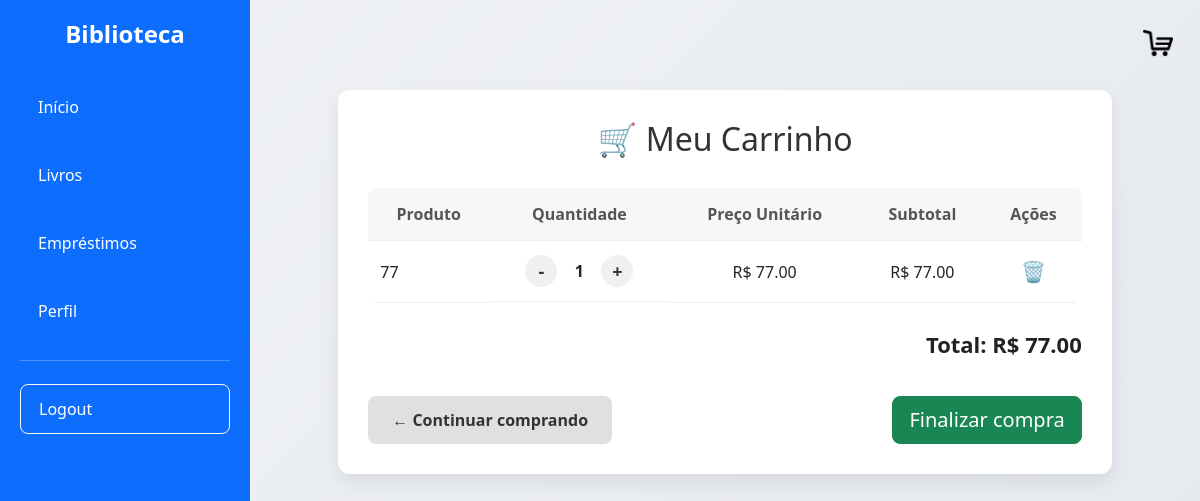
Screenshot of /carrinho (signed in) with the database file from the repository.
### models/itemcarrinho.py (models this page shows)
class ItemCarrinho(db.Model):
    __tablename__ = 'item_carrinho'
    id = db.Column(db.Integer, primary_key=True)
    usuario_id = db.Column(db.Integer, db.ForeignKey('tb_usuarios.usu_id'), nullable=False)
    nome = db.Column(db.String(100), nullable=False)
    quantidade = db.Column(db.Integer, nullable=False)
    preco_unitario = db.Column(db.Float, nullable=False)
    @property
    def subtotal(self):
        return self.quantidade * self.preco_unitario

### controllers/car.py (the view)
@carrinho_bp.route("/carrinho")
@login_required
def ver_carrinho():
    itens = ItemCarrinho.query.filter_by(
        usuario_id=current_user.id
    ).all()
    total = sum(
        item.quantidade * item.preco_unitario
        for item in itens
    )
    return render_template(
        "carrinho.html",
        itens=itens,
        total=total
    )

### models/usuario.py (called while the page is built)
    @property
    def id(self):
        return self.usu_id

### templates/carrinho.html (shortened to what this page needs)
{% extends 'base.html' %}
{% block content %}
<link rel="stylesheet" href="{{ url_for('static', filename='carrinho.css') }}">
<div class="container">
    <h1>🛒 Meu Carrinho</h1>
    {% if itens %}
        <table>
            <thead>
                <tr>
                    <th>Produto</th>
                    <th>Quantidade</th>
                    <th>Preço Unitário</th>
                    <th>Subtotal</th>
                    <th>Ações</th>
                </tr>
            </thead>
            <tbody>
                {% for item in itens %}
                <tr>
                    <td>{{ item.nome }}</td>
                    <td class="qtd-controle">
                        <a href="{{ url_for('carrinho.diminuir', item_id=item.id) }}" class="btn-qtd">-</a>
                        <span class="qtd">{{ item.quantidade }}</span>
                        <a href="{{ url_for('carrinho.aumentar', item_id=item.id) }}" class="btn-qtd">+</a>
                    </td>
                    <td>R$ {{ "%.2f"|format(item.preco_unitario) }}</td>
                    <td>R$ {{ "%.2f"|format(item.subtotal) }}</td>
                    <td>
                        <a href="{{ url_for('carrinho.remover', item_id=item.id) }}" class="btn-remover">
                            🗑️
                        </a>
                    </td>
                </tr>
                {% endfor %}
            </tbody>
        </table>
        <div class="total">
            Total: R$ {{ "%.2f"|format(total) }}
        </div>
        <div class="acoes">
            <a href="{{ url_for('livros.lista_livros') }}" class="continuar">
                ← Continuar comprando
            </a>
            <form method="POST" action="{{ url_for('carrinho.finalizar_compra') }}">
                <button type="submit" class="btn btn-success btn-lg">
                    Finalizar compra
                </button>
            </form>
        </div>
    {% endif %}
</div>
{% endblock %}

### static/carrinho.css (style rules this page uses)
body { font-family: "Segoe UI", Tahoma, Geneva, Verdana, sans-serif; background: linear-gradient(135deg, #f0f2f5, #e6e9ef); margin: 0; padding: 0; }
.container { width: 85%; max-width: 1100px; margin: 50px auto; background: #fff; padding: 30px; border-radius: 12px; box-shadow: 0 8px 20px rgba(0, 0, 0, 0.08); }
h1 { text-align: center; margin-bottom: 30px; font-size: 32px; color: #333; }
table { width: 100%; border-collapse: collapse; overflow: hidden; border-radius: 8px; }
table th, table td { padding: 14px 12px; border-bottom: 1px solid #eee; text-align: center; }
table th { background-color: #f7f7f7; font-weight: 600; color: #555; }
table td:first-child { text-align: left; font-weight: 500; }
.total { text-align: right; margin-top: 25px; font-size: 22px; font-weight: bold; color: #222; }
.acoes { margin-top: 35px; display: flex; justify-content: space-between; align-items: center; }
.acoes a { text-decoration: none; padding: 12px 24px; border-radius: 8px; font-weight: 600; transition: all 0.2s ease; }
.continuar { background-color: #e0e0e0; color: #333; }
.qtd-controle { display: flex; justify-content: center; align-items: center; gap: 10px; }
.btn-qtd { width: 32px; height: 32px; border-radius: 50%; background-color: #f0f0f0; color: #333; text-align: center; line-height: 32px; font-size: 18px; font-weight: bold; text-decoration: none; transition: all 0.2s ease; }
.qtd { min-width: 24px; font-weight: bold; }
.btn-remover { font-size: 20px; color: #dc3545; text-decoration: none; transition: transform 0.2s ease, color 0.2s ease; }

### rows the page displays
ItemCarrinho: nome "77", quantidade "1", preco_unitario "77.00", subtotal "77.00"

### other values shown
{{ "%.2f"|format(total) }} "77.00"
